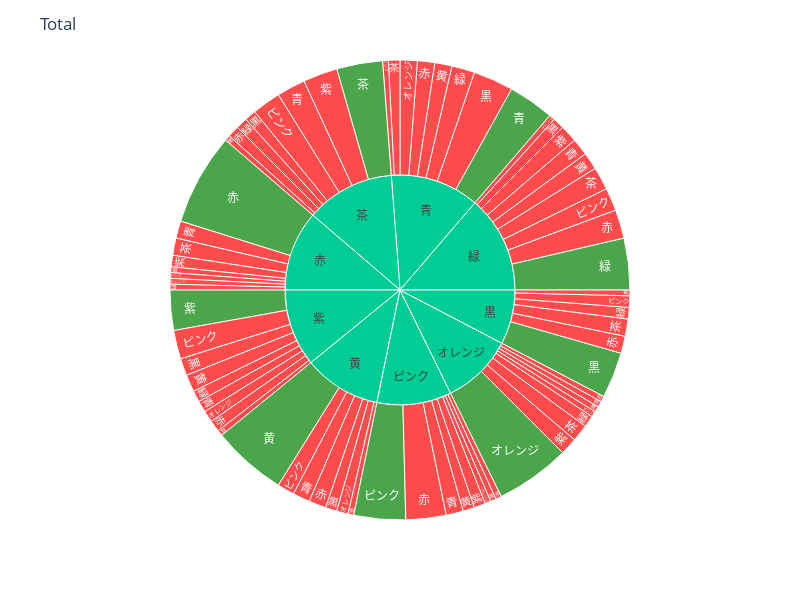

The code cell stored with this chart in its notebook:
### Markdown cell above
# 間違ったペアをサンバーストで

### Code cell
import plotly.express as px

fig = px.sunburst(df.iloc[1:], 
                  path=['Q', 'A'], 
                  values=[1]*len(df[1:]), 
                  color='B',
                  color_discrete_map={'O': 'green', 'X': 'red'}
                  )
fig.update_layout(height=600, width=800, title_text="Total")
fig.show()

### Figure 1 — Plotly figure (JSON) as saved in the notebook; plotly's stock layout.template omitted (floating-point values rounded to 4 significant figures)
{"data": [{"branchvalues": "total", "customdata": [["O"], ["X"], ["X"], ["X"], ["X"], ["X"], ["X"], ["X"], ["(?)"], ["X"], ["X"], ["X"], ["X"], ["X"], ["X"], ["X"], ["X"], ["X"], ["O"], ["X"], ["X"], ["X"], ["X"], ["X"], ["X"], ["X"], ["X"], ["X"], ["X"], ["(?)"], ["(?)"], ["(?)"], ["(?)"], ["(?)"], ["(?)"], ["O"], ["(?)"], ["X"], ["X"], ["X"], ["X"], ["X"], ["X"], ["O"], ["X"], ["X"], ["O"], ["X"], ["X"], ["X"], ["X"], ["X"], ["X"], ["X"], ["O"], ["X"], ["X"], ["X"], ["X"], ["X"], ["X"], ["O"], ["X"], ["X"], ["X"], ["X"], ["X"], ["(?)"], ["X"], ["X"], ["O"], ["X"], ["O"], ["X"], ["X"], ["X"], ["X"], ["X"], ["X"], ["X"]], "domain": {"x": [0, 1], "y": [0, 1]}, "hovertemplate": "labels=%{label}<br>value=%{value}<br>parent=%{parent}<br>id=%{id}<br>B=%{customdata[0]}<extra></extra>", "ids": ["オレンジ/オレンジ", "紫/黒", "ピンク/青", "黒/緑", "紫/緑", "オレンジ/紫", "黒/ピンク", "黄/ピンク", "黒", "ピンク/オレンジ", "オレンジ/ピンク", "緑/オレンジ", "紫/ピンク", "茶/黄", "緑/黄", "紫/黄", "ピンク/黄", "オレンジ/黄", "青/青", "赤/青", "茶/青", "緑/青", "紫/青", "紫/オレンジ", "オレンジ/青", "黄/青", "青/黄", "黒/黄", "黒/赤", "青", "赤", "茶", "緑", "紫", "ピンク", "黄/黄", "オレンジ", "黄/黒", "青/黒", "赤/黒", "茶/黒", "緑/黒", "ピンク/黒", "黒/黒", "黄/赤", "青/赤", "赤/赤", "緑/ピンク", "茶/ピンク", "赤/ピンク", "青/ピンク", "黄/オレンジ", "青/オレンジ", "ピンク/紫", "紫/紫", "緑/紫", "茶/紫", "赤/紫", "黄/紫", "オレンジ/緑", "赤/オレンジ", "緑/緑", "茶/緑", "赤/緑", "茶/赤", "緑/赤", "紫/赤", "黄", "オレンジ/赤", "黒/茶", "ピンク/ピンク", "青/茶", "茶/茶", "緑/茶", "紫/茶", "ピンク/茶", "オレンジ/茶", "青/緑", "赤/茶", "ピンク/赤"], "labels": ["オレンジ", "黒", "青", "緑", "緑", "紫", "ピンク", "ピンク", "黒", "オレンジ", "ピンク", "オレンジ", "ピンク", "黄", "黄", "黄", "黄", "黄", "青", "青", "青", "青", "青", "オレンジ", "青", "青", "黄", "黄", "赤", "青", "赤", "茶", "緑", "紫", "ピンク", "黄", "オレンジ", "黒", "黒", "黒", "黒", "黒", "黒", "黒", "赤", "赤", "赤", "ピンク", "ピンク", "ピンク", "ピンク", "オレンジ", "オレンジ", "紫", "紫", "紫", "紫", "紫", "紫", "緑", "オレンジ", "緑", "緑", "緑", "赤", "赤", "赤", "黄", "赤", "茶", "ピンク", "茶", "茶", "茶", "茶", "茶", "茶", "緑", "茶", "赤"], "marker": {"colors": ["green", "red", "red", "red", "red", "red", "red", "red", "#00cc96", "red", "red", "red", "red", "red", "red", "red", "red", "red", "green", "red", "red", "red", "red", "red", "red", "red", "red", "red", "red", "#00cc96", "#00cc96", "#00cc96", "#00cc96", "#00cc96", "#00cc96", "green", "#00cc96", "red", "red", "red", "red", "red", "red", "green", "red", "red", "green", "red", "red", "red", "red", "red", "red", "red", "green", "red", "red", "red", "red", "red", "red", "green", "red", "red", "red", "red", "red", "#00cc96", "red", "red", "green", "red", "green", "red", "red", "red", "red", "red", "red", "red"]}, "name": "", "parents": ["オレンジ", "紫", "ピンク", "黒", "紫", "オレンジ", "黒", "黄", "", "ピンク", "オレンジ", "緑", "紫", "茶", "緑", "紫", "ピンク", "オレンジ", "青", "赤", "茶", "緑", "紫", "紫", "オレンジ", "黄", "青", "黒", "黒", "", "", "", "", "", "", "黄", "", "黄", "青", "赤", "茶", "緑", "ピンク", "黒", "黄", "青", "赤", "緑", "茶", "赤", "青", "黄", "青", "ピンク", "紫", "緑", "茶", "赤", "黄", "オレンジ", "赤", "緑", "茶", "赤", "茶", "緑", "紫", "", "オレンジ", "黒", "ピンク", "青", "茶", "緑", "紫", "ピンク", "オレンジ", "青", "赤", "ピンク"], "type": "sunburst", "values": [13, 3, 3, 2, 2, 3, 2, 3, 19, 1, 1, 1, 5, 1, 3, 3, 2, 1, 8, 3, 5, 3, 2, 2, 1, 3, 3, 1, 3, 31, 28, 31, 34, 27, 26, 13, 25, 2, 7, 1, 2, 2, 1, 8, 3, 3, 16, 4, 5, 1, 1, 2, 3, 2, 7, 3, 6, 2, 1, 2, 1, 9, 2, 1, 2, 5, 2, 27, 1, 3, 9, 2, 8, 4, 1, 1, 3, 4, 3, 7]}], "layout": {"height": 600, "legend": {"tracegroupgap": 0}, "margin": {"t": 60}, "title": {"text": "Total"}, "width": 800}}
